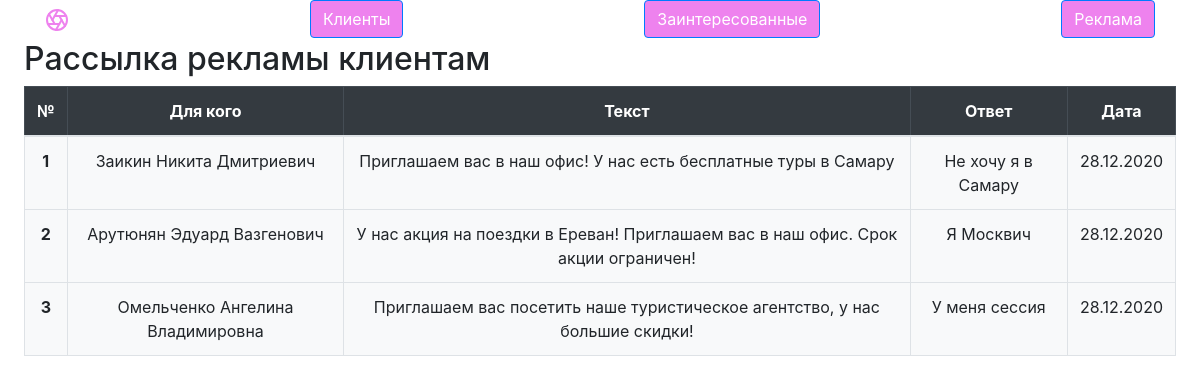
Page /all_advertising on the committed database.
### main/models.py (models this page shows)
class advertising(models.Model):
    for_person = models.CharField(max_length=200)
    text = models.CharField(max_length=1000)
    response = models.CharField(max_length=1000, default='')
    date = models.CharField(max_length=1000, default='')

### main/views.py (the view)
# urls.py: path('all_advertising',views.all_advertising),
def all_advertising(request):
    context = {'data': advertising.objects.all()}
    return render(request, 'main/all_advertising.html', context=context)

### main/templates/main/all_advertising.html (shortened to what this page needs)
<!doctype html>
<html lang="en">
<head>
    <link rel="stylesheet" href="https://stackpath.bootstrapcdn.com/bootstrap/4.5.2/css/bootstrap.min.css">
</head>
<body>
{% include "./helpers/header.html" %}
<main class="ms-sm-auto px-md-4">
    <h2>Рассылка рекламы клиентам</h2>
    <div class="table-responsive">
        <div class="text-center bg-light">
            <table class="table table-bordered">
                <thead class="table-dark table-bordered">
                <tr>
                    <th scope="col">№</th>
                    <th scope="col">Для кого</th>
                    <th scope="col">Текст</th>
                    <th scope="col">Ответ</th>
                    <th scope="col">Дата</th>
                </tr>
                </thead>
                <tbody>
                {%for item in data%}
                <tr>
                    <th>{{forloop.counter}}</th>
                    <td>{{item.for_person}}</td>
                    <td>{{item.text}}</td>
                    <td>{{item.response}}</td>
                    <td>{{item.date}}</td>
                </tr>
                {%endfor%}
                </tbody>
            </table>
        </div>
    </div>
</main>
</body>
</html>

### rows in the picture
advertising: for_person "Заикин Никита Дмитриевич", text "Приглашаем вас в наш офис! У нас есть бесплатные туры в Самару", response "Не хочу я в Самару", date "28.12.2020"
advertising: for_person "Арутюнян Эдуард Вазгенович", text "У нас акция на поездки в Ереван! Приглашаем вас в наш офис. Срок акции ограничен!", response "Я Москвич", date "28.12.2020"
advertising: for_person "Омельченко Ангелина Владимировна", text "Приглашаем вас посетить наше туристическое агентство, у нас большие скидки!", response "У меня сессия", date "28.12.2020"
